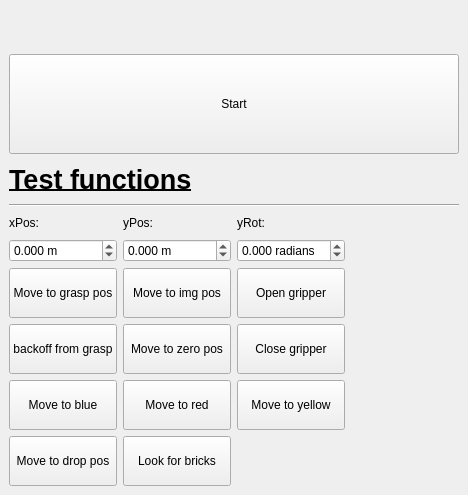
<?xml version="1.0" encoding="UTF-8"?>
<ui version="4.0">
 <class>SamplePlugin</class>
 <widget class="QDockWidget" name="SamplePlugin">
  <property name="geometry">
   <rect>
    <x>0</x>
    <y>0</y>
    <width>468</width>
    <height>495</height>
   </rect>
  </property>
  <property name="windowTitle">
   <string>rsd plugin</string>
  </property>
  <widget class="QWidget" name="dockWidgetContents">
   <layout class="QVBoxLayout" name="verticalLayout_2">
    <item>
     <layout class="QGridLayout" name="gridLayout">
      <item row="5" column="0">
       <widget class="QLabel" name="label">
        <property name="minimumSize">
         <size>
          <width>0</width>
          <height>0</height>
         </size>
        </property>
        <property name="maximumSize">
         <size>
          <width>16777215</width>
          <height>20</height>
         </size>
        </property>
        <property name="text">
         <string>xPos:</string>
        </property>
       </widget>
      </item>
      <item row="5" column="2">
       <widget class="QLabel" name="label_3">
        <property name="minimumSize">
         <size>
          <width>0</width>
          <height>0</height>
         </size>
        </property>
        <property name="maximumSize">
         <size>
          <width>16777215</width>
          <height>20</height>
         </size>
        </property>
        <property name="text">
         <string>yRot:</string>
        </property>
       </widget>
      </item>
      <item row="7" column="2">
       <widget class="QPushButton" name="_btn5">
        <property name="minimumSize">
         <size>
          <width>0</width>
          <height>50</height>
         </size>
        </property>
        <property name="text">
         <string>Open gripper</string>
        </property>
       </widget>
      </item>
      <item row="6" column="1">
       <widget class="QDoubleSpinBox" name="_yPosdoubleSpinBox">
        <property name="minimumSize">
         <size>
          <width>0</width>
          <height>0</height>
         </size>
        </property>
        <property name="suffix">
         <string> m</string>
        </property>
        <property name="decimals">
         <number>3</number>
        </property>
        <property name="minimum">
         <double>-0.750000000000000</double>
        </property>
        <property name="maximum">
         <double>0.075000000000000</double>
        </property>
        <property name="singleStep">
         <double>0.005000000000000</double>
        </property>
       </widget>
      </item>
      <item row="1" column="0" colspan="4">
       <widget class="QPushButton" name="_btn0">
        <property name="minimumSize">
         <size>
          <width>0</width>
          <height>100</height>
         </size>
        </property>
        <property name="text">
         <string>Start</string>
        </property>
       </widget>
      </item>
      <item row="6" column="0">
       <widget class="QDoubleSpinBox" name="_xPosdoubleSpinBox">
        <property name="minimumSize">
         <size>
          <width>0</width>
          <height>0</height>
         </size>
        </property>
        <property name="suffix">
         <string> m</string>
        </property>
        <property name="decimals">
         <number>3</number>
        </property>
        <property name="minimum">
         <double>-0.100000000000000</double>
        </property>
        <property name="maximum">
         <double>0.100000000000000</double>
        </property>
        <property name="singleStep">
         <double>0.005000000000000</double>
        </property>
       </widget>
      </item>
      <item row="4" column="0" colspan="4">
       <widget class="Line" name="line">
        <property name="orientation">
         <enum>Qt::Horizontal</enum>
        </property>
       </widget>
      </item>
      <item row="0" column="0" colspan="4">
       <widget class="QLabel" name="_label_RobotCamImage">
        <property name="text">
         <string/>
        </property>
       </widget>
      </item>
      <item row="8" column="0">
       <widget class="QPushButton" name="_btn7">
        <property name="minimumSize">
         <size>
          <width>0</width>
          <height>50</height>
         </size>
        </property>
        <property name="text">
         <string>backoff from grasp</string>
        </property>
       </widget>
      </item>
      <item row="3" column="0" colspan="4">
       <widget class="QLabel" name="label_4">
        <property name="minimumSize">
         <size>
          <width>0</width>
          <height>0</height>
         </size>
        </property>
        <property name="maximumSize">
         <size>
          <width>16777215</width>
          <height>40</height>
         </size>
        </property>
        <property name="font">
         <font>
          <pointsize>20</pointsize>
          <weight>75</weight>
          <bold>true</bold>
          <underline>true</underline>
         </font>
        </property>
        <property name="text">
         <string>Test functions</string>
        </property>
       </widget>
      </item>
      <item row="6" column="2">
       <widget class="QDoubleSpinBox" name="_yRotdoubleSpinBox">
        <property name="minimumSize">
         <size>
          <width>0</width>
          <height>0</height>
         </size>
        </property>
        <property name="suffix">
         <string> radians</string>
        </property>
        <property name="decimals">
         <number>3</number>
        </property>
        <property name="minimum">
         <double>-1.580000000000000</double>
        </property>
        <property name="maximum">
         <double>1.580000000000000</double>
        </property>
        <property name="singleStep">
         <double>0.010000000000000</double>
        </property>
       </widget>
      </item>
      <item row="7" column="0">
       <widget class="QPushButton" name="_btn4">
        <property name="minimumSize">
         <size>
          <width>0</width>
          <height>50</height>
         </size>
        </property>
        <property name="text">
         <string>Move to grasp pos</string>
        </property>
       </widget>
      </item>
      <item row="5" column="1">
       <widget class="QLabel" name="label_2">
        <property name="minimumSize">
         <size>
          <width>0</width>
          <height>0</height>
         </size>
        </property>
        <property name="maximumSize">
         <size>
          <width>16777215</width>
          <height>20</height>
         </size>
        </property>
        <property name="text">
         <string>yPos:</string>
        </property>
       </widget>
      </item>
      <item row="10" column="0">
       <widget class="QPushButton" name="_btn2">
        <property name="minimumSize">
         <size>
          <width>0</width>
          <height>50</height>
         </size>
        </property>
        <property name="text">
         <string>Move to drop pos</string>
        </property>
       </widget>
      </item>
      <item row="7" column="1">
       <widget class="QPushButton" name="_btn1">
        <property name="minimumSize">
         <size>
          <width>0</width>
          <height>50</height>
         </size>
        </property>
        <property name="text">
         <string>Move to img pos</string>
        </property>
       </widget>
      </item>
      <item row="8" column="1">
       <widget class="QPushButton" name="_btn3">
        <property name="minimumSize">
         <size>
          <width>0</width>
          <height>50</height>
         </size>
        </property>
        <property name="text">
         <string>Move to zero pos</string>
        </property>
       </widget>
      </item>
      <item row="8" column="2">
       <widget class="QPushButton" name="_btn6">
        <property name="minimumSize">
         <size>
          <width>0</width>
          <height>50</height>
         </size>
        </property>
        <property name="text">
         <string>Close gripper</string>
        </property>
       </widget>
      </item>
      <item row="10" column="1">
       <widget class="QPushButton" name="_btn8">
        <property name="minimumSize">
         <size>
          <width>0</width>
          <height>50</height>
         </size>
        </property>
        <property name="text">
         <string>Look for bricks</string>
        </property>
       </widget>
      </item>
      <item row="9" column="0">
       <widget class="QPushButton" name="_btn9">
        <property name="minimumSize">
         <size>
          <width>0</width>
          <height>50</height>
         </size>
        </property>
        <property name="text">
         <string>Move to blue</string>
        </property>
       </widget>
      </item>
      <item row="9" column="1">
       <widget class="QPushButton" name="_btn10">
        <property name="minimumSize">
         <size>
          <width>0</width>
          <height>50</height>
         </size>
        </property>
        <property name="text">
         <string>Move to red</string>
        </property>
       </widget>
      </item>
      <item row="9" column="2">
       <widget class="QPushButton" name="_btn11">
        <property name="minimumSize">
         <size>
          <width>0</width>
          <height>50</height>
         </size>
        </property>
        <property name="text">
         <string>Move to yellow</string>
        </property>
       </widget>
      </item>
     </layout>
    </item>
   </layout>
  </widget>
 </widget>
 <resources/>
 <connections/>
</ui>
